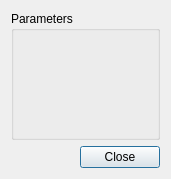
<?xml version='1.0' encoding='UTF-8'?>
<ui version="4.0">
 <class>ConfigDialog</class>
 <widget class="QDialog" name="ConfigDialog">
  <property name="geometry">
   <rect>
    <x>0</x>
    <y>0</y>
    <width>171</width>
    <height>179</height>
   </rect>
  </property>
  <property name="windowTitle">
   <string>Config</string>
  </property>
  <property name="autoFillBackground">
   <bool>false</bool>
  </property>
  <property name="modal">
   <bool>false</bool>
  </property>
  <layout class="QVBoxLayout" name="verticalLayout">
   <item>
    <widget class="QGroupBox" name="groupBox">
     <property name="title">
      <string>Parameters</string>
     </property>
     <layout class="QFormLayout" name="formLayout">
      <property name="fieldGrowthPolicy">
       <enum>QFormLayout::ExpandingFieldsGrow</enum>
      </property>
     </layout>
    </widget>
   </item>
   <item>
    <widget class="QDialogButtonBox" name="buttonBox">
     <property name="orientation">
      <enum>Qt::Horizontal</enum>
     </property>
     <property name="standardButtons">
      <set>QDialogButtonBox::Close</set>
     </property>
    </widget>
   </item>
  </layout>
 </widget>
 <resources/>
 <connections>
  <connection>
   <sender>buttonBox</sender>
   <signal>accepted()</signal>
   <receiver>ConfigDialog</receiver>
   <slot>accept()</slot>
   <hints>
    <hint type="sourcelabel">
     <x>248</x>
     <y>254</y>
    </hint>
    <hint type="destinationlabel">
     <x>157</x>
     <y>274</y>
    </hint>
   </hints>
  </connection>
  <connection>
   <sender>buttonBox</sender>
   <signal>rejected()</signal>
   <receiver>ConfigDialog</receiver>
   <slot>reject()</slot>
   <hints>
    <hint type="sourcelabel">
     <x>316</x>
     <y>260</y>
    </hint>
    <hint type="destinationlabel">
     <x>286</x>
     <y>274</y>
    </hint>
   </hints>
  </connection>
 </connections>
</ui>
